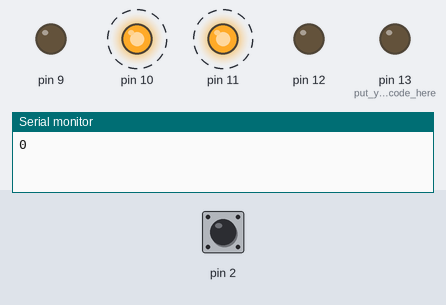
Simulated run of this sketch. Board: Arduino Uno, built with avr-gcc and run on an emulated ATmega328P. On the bench: output pins drawn as LEDs (lit = HIGH), the last lines printed to the serial monitor. Dashed ring = blinking. Inputs (shaded band) come from the test bench; at power-on: pin 2 HIGH.

Above: at 0.15 s.
At 1.45 s:
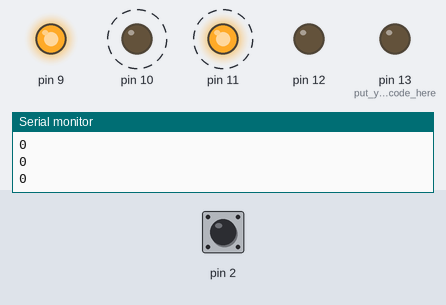
1.5 s: pin 2 pulled LOW for 3.2 s
At 2.6 s:
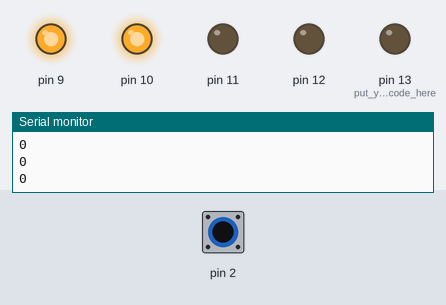
Timing chart, 0 to 12.5 s (numbered marks = the images above; inputs shaded):
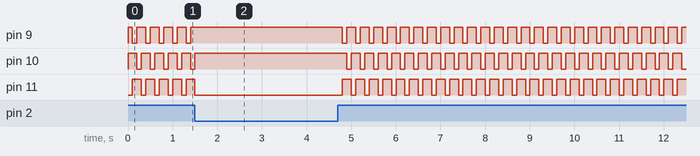

The sketch:

RGB_Disco.ino
```cpp
int counter = 0;
void setup() {
  pinMode(13,OUTPUT);// put your setup code here, to run once:
  pinMode(12,OUTPUT);
  pinMode(9,OUTPUT);
  pinMode(10,OUTPUT);
  pinMode(11,OUTPUT);
  pinMode(2,INPUT_PULLUP);
  pinMode(3,INPUT_PULLUP);

  Serial.begin(9600);
}

void loop() {
  Serial.println(counter);
  if (digitalRead(2) == HIGH)
  {
    digitalWrite(9,HIGH);
    digitalWrite(10,HIGH);
    delay(100);
    digitalWrite(9,LOW);
    digitalWrite(11,HIGH);
    delay(100);
    digitalWrite(10,LOW);
    digitalWrite(9,HIGH);
    delay(100);
    digitalWrite(11,LOW);
    digitalWrite(10,HIGH);
  }

}
```

Measured:
- by itself, pin 10: repeats every 0.30 s: LOW 0.10 s, HIGH 0.20 s
- by itself, pin 11: repeats every 0.30 s: HIGH 0.20 s, LOW 0.10 s
